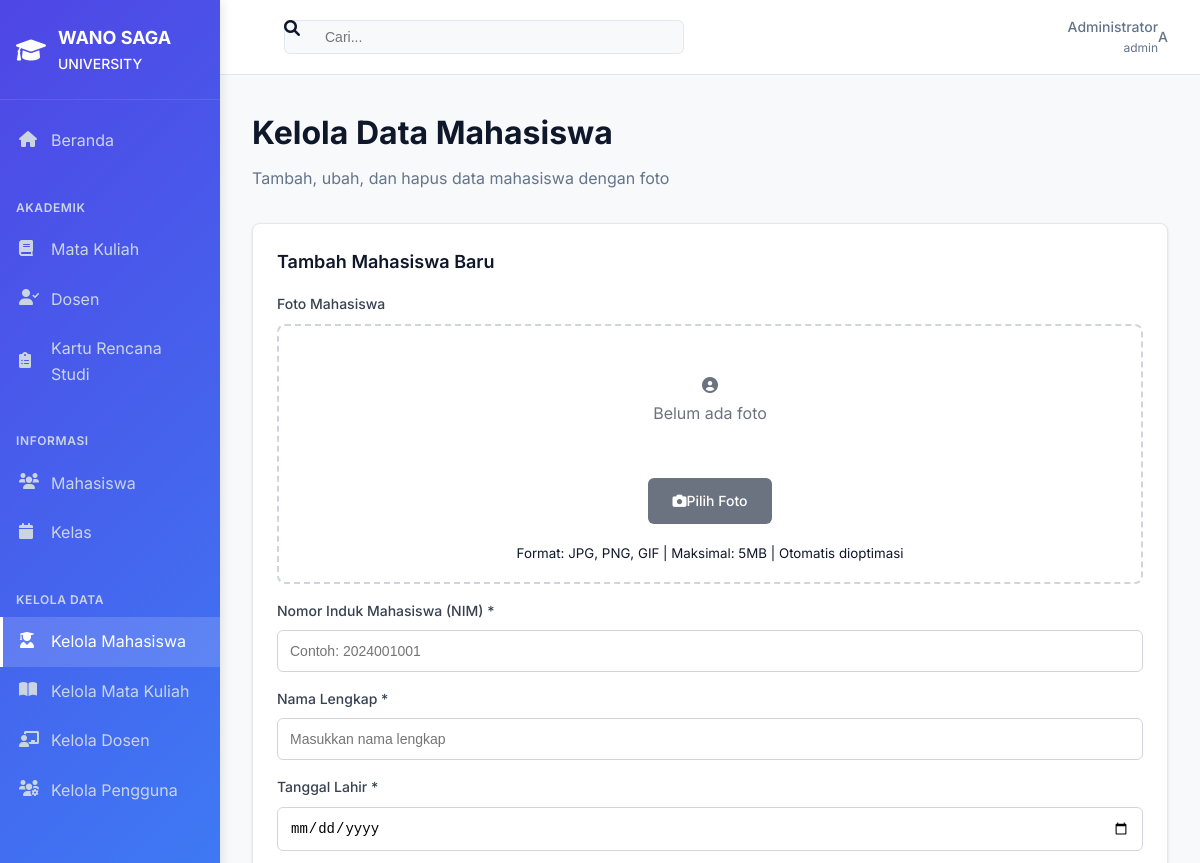
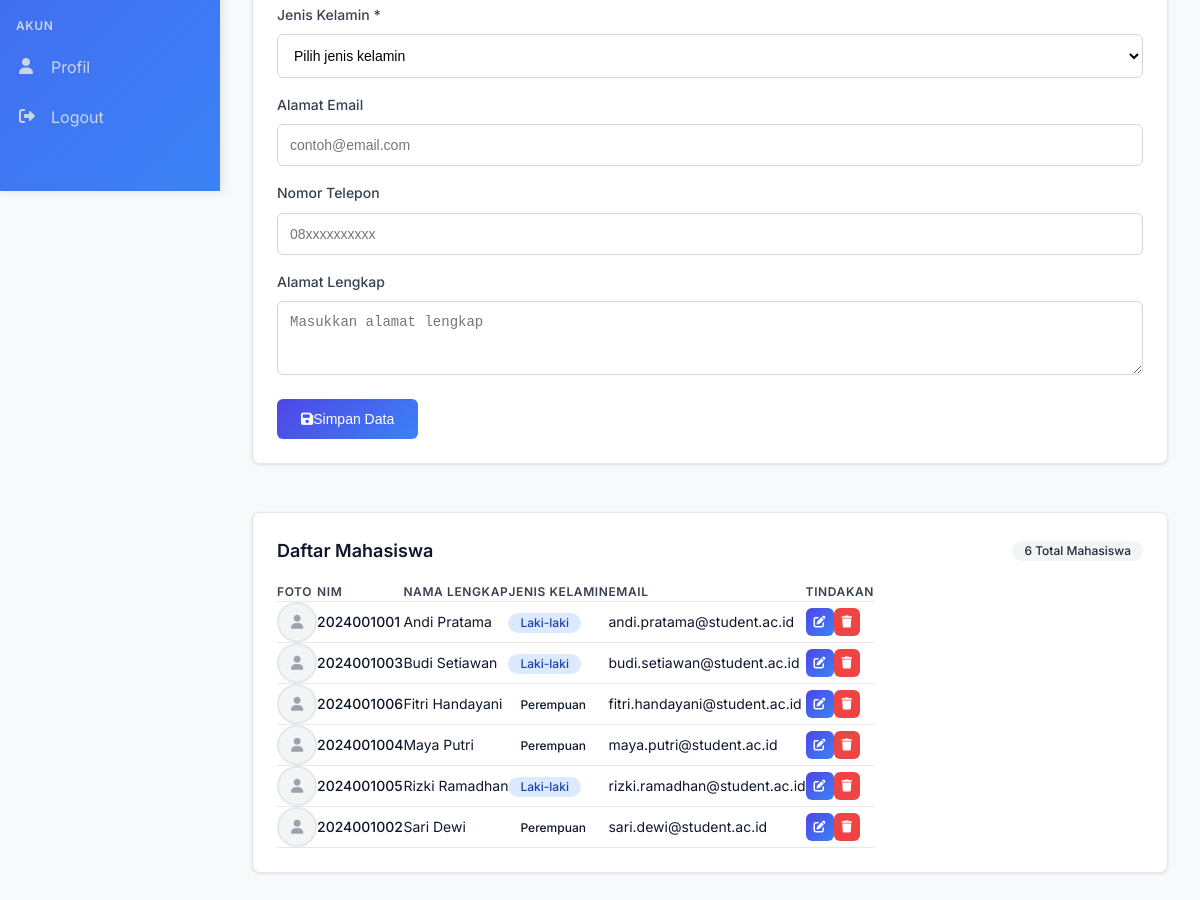
The app's page /manage_students.php (signed in) with its own data (2 pictures, top to bottom).
### tables this page shows
CREATE TABLE IF NOT EXISTS mahasiswa (
    id_mahasiswa INT(11) AUTO_INCREMENT PRIMARY KEY,
    nim VARCHAR(20) UNIQUE NOT NULL,
    nama VARCHAR(100) NOT NULL,
    tanggal_lahir DATE NOT NULL,
    jenis_kelamin ENUM('L', 'P') NOT NULL,
    alamat VARCHAR(255),
    nomor_telepon VARCHAR(15),
    email VARCHAR(100) UNIQUE,
    foto VARCHAR(255),
    created_at TIMESTAMP DEFAULT CURRENT_TIMESTAMP,
    updated_at TIMESTAMP DEFAULT CURRENT_TIMESTAMP ON UPDATE CURRENT_TIMESTAMP
);

### includes/functions.php (called while the page is built, shortened)
<?php
require_once 'config/database.php';
class KRSSystem {
    private $conn;
    public function __construct() {
        $this->db = new Database();
        $this->conn = $this->db->getConnection();
    }
    public function getStudents() {
        try {
            $query = "SELECT * FROM mahasiswa ORDER BY nama ASC";
            $stmt = $this->conn->prepare($query);
            $stmt->execute();
            $result = $stmt->fetchAll(PDO::FETCH_ASSOC);
            return $result ?: DemoData::getStudents();
        } catch(PDOException $e) {
            error_log("Database error in getStudents: " . $e->getMessage());
            return DemoData::getStudents();
        }
    }
    public function isDatabaseConnected() {
        return $this->conn !== null;
    }
}
?>

### config/database.php (called while the page is built, shortened)
<?php
class Database {
    private $host = 'localhost';
    private $db_name = 'krs_system';
    private $username = 'root';
    private $password = '';
    public function getConnection() {
        $this->conn = null;
        try {
            $this->conn = new PDO("mysql:host=" . $this->host . ";dbname=" . $this->db_name,
                                $this->username, $this->password);
            $this->conn->exec("set names utf8");
            $this->conn->setAttribute(PDO::ATTR_ERRMODE, PDO::ERRMODE_EXCEPTION);
        } catch(PDOException $exception) {
            return null;
        }
        return $this->conn;
    }
}
?>

### manage_students.php (the view, shortened to what this page needs)
<?php
require_once 'includes/functions.php';
$krsSystem = new KRSSystem();
$photoUpload = new PhotoUpload();
$students = $krsSystem->getStudents();
$editStudent = null;
include 'includes/header.php';
?>
<div class="sky-fade-in">
    <div class="sky-page-header">
        <h1 class="sky-page-title">Kelola Data Mahasiswa</h1>
        <p class="sky-page-subtitle">Tambah, ubah, dan hapus data mahasiswa dengan foto</p>
    </div>
    <div class="grid grid-cols-1 lg:grid-cols-3 gap-6">
        <div class="lg:col-span-1">
            <div class="sky-card">
                <h3 class="text-lg font-semibold mb-4">
                    <?php echo $editStudent ? 'Ubah Data Mahasiswa' : 'Tambah Mahasiswa Baru'; ?>
                </h3>
                <form method="POST" enctype="multipart/form-data" class="space-y-4" id="studentForm">
                    <div class="form-group">
                        <label class="form-label">Foto Mahasiswa</label>
                        <div class="photo-upload-container">
                            <div class="photo-preview" id="photoPreview">
                                <?php if ($editStudent && !empty($editStudent['foto'])): ?>
                                    <?php $photoInfo = $photoUpload->getPhotoInfo($editStudent['foto']); ?>
                                    <?php if ($photoInfo && $photoInfo['exists']): ?>
                                        <img src="<?php echo $photoInfo['url']; ?>" alt="Foto Mahasiswa" class="preview-image">
                                        <div class="photo-info">
                                            <small class="text-gray-500">
                                                Ukuran: <?php echo number_format($photoInfo['size'] / 1024, 1); ?> KB
                                            </small>
                                        </div>
                                    <?php else: ?>
                                        <div class="no-photo">
                                            <i class="fas fa-user-circle text-4xl text-gray-300"></i>
                                            <span class="text-gray-500">Tidak ada foto</span>
                                        </div>
                                    <?php endif; ?>
                                <?php else: ?>
                                    <div class="no-photo">
                                        <i class="fas fa-user-circle text-4xl text-gray-300"></i>
                                        <span class="text-gray-500">Belum ada foto</span>
                                    </div>
                                <?php endif; ?>
                            </div>
                            <div class="photo-upload-controls">
                                <label for="fotoInput" class="btn-secondary cursor-pointer">
                                    <i class="fas fa-camera mr-2"></i>
                                    Pilih Foto
                                </label>
                            </div>
                            <div class="upload-info">
                                <small class="text-gray-500">
                                    Format: JPG, PNG, GIF | Maksimal: 5MB | Otomatis dioptimasi
                                </small>
                            </div>
                        </div>
                    </div>
                    <div class="form-group">
                        <label class="form-label">Nomor Induk Mahasiswa (NIM) *</label>
                        <input type="text" name="nim" class="form-input"
                               value="<?php echo $editStudent ? htmlspecialchars($editStudent['nim']) : ''; ?>"
                               required placeholder="Contoh: 2024001001">
                    </div>
                    <div class="form-group">
                        <label class="form-label">Nama Lengkap *</label>
                        <input type="text" name="nama" class="form-input"
                               value="<?php echo $editStudent ? htmlspecialchars($editStudent['nama']) : ''; ?>"
                               required placeholder="Masukkan nama lengkap">
                    </div>
                    <div class="form-group">
                        <label class="form-label">Tanggal Lahir *</label>
                        <input type="date" name="tanggal_lahir" class="form-input"
                               value="<?php echo $editStudent ? $editStudent['tanggal_lahir'] : ''; ?>" required>
                    </div>
                    <div class="form-group">
                        <label class="form-label">Jenis Kelamin *</label>
                        <select name="jenis_kelamin" class="form-select" required>
                            <option value="">Pilih jenis kelamin</option>
                        </select>
                    </div>
                    <div class="form-group">
                        <label class="form-label">Alamat Email</label>
                        <input type="email" name="email" class="form-input"
                               value="<?php echo $editStudent ? htmlspecialchars($editStudent['email']) : ''; ?>"
                               placeholder="contoh@email.com">
                    </div>
                    <div class="form-group">
                        <label class="form-label">Nomor Telepon</label>
                        <input type="text" name="nomor_telepon" class="form-input"
                               value="<?php echo $editStudent ? htmlspecialchars($editStudent['nomor_telepon']) : ''; ?>"
                               placeholder="08xxxxxxxxxx">
                    </div>
                    <div class="form-group">
                        <label class="form-label">Alamat Lengkap</label>
                        <textarea name="alamat" class="form-input" rows="3"
                                  placeholder="Masukkan alamat lengkap"><?php echo $editStudent ? htmlspecialchars($editStudent['alamat']) : ''; ?></textarea>
                    </div>
                    <div class="flex gap-2">
                        <button type="submit" class="btn-primary flex-1" id="submitBtn">
                            <i class="fas fa-save mr-2"></i>
                            <?php echo $editStudent ? 'Perbarui Data' : 'Simpan Data'; ?>
                        </button>
                    </div>
                </form>
            </div>
        </div>
        <div class="lg:col-span-2">
            <div class="sky-card">
                <div class="flex justify-between items-center mb-4">
                    <h3 class="text-lg font-semibold">Daftar Mahasiswa</h3>
                    <span class="badge bg-gray-100 text-gray-800"><?php echo count($students); ?> Total Mahasiswa</span>
                </div>
                <div class="overflow-x-auto">
                    <table class="w-full text-sm">
                        <thead>
                            <tr class="border-b bg-gray-50">
                                <th class="text-left p-3">Foto</th>
                                <th class="text-left p-3">NIM</th>
                                <th class="text-left p-3">Nama Lengkap</th>
                                <th class="text-left p-3">Jenis Kelamin</th>
                                <th class="text-left p-3">Email</th>
                                <th class="text-center p-3">Tindakan</th>
                            </tr>
                        </thead>
                        <tbody>
                            <?php foreach ($students as $student): ?>
                            <tr class="border-b hover:bg-gray-50">
                                <td class="p-3">
                                    <div class="student-photo-thumb">
                                        <?php if (!empty($student['foto'])): ?>
                                            <?php $photoInfo = $photoUpload->getPhotoInfo($student['foto']); ?>
                                            <?php if ($photoInfo && $photoInfo['exists']): ?>
                                                <img src="<?php echo $photoInfo['url']; ?>" alt="Foto <?php echo htmlspecialchars($student['nama']); ?>" class="photo-thumbnail">
                                            <?php else: ?>
                                                <div class="photo-placeholder">
                                                    <i class="fas fa-user"></i>
                                                </div>
                                            <?php endif; ?>
                                        <?php else: ?>
                                            <div class="photo-placeholder">
                                                <i class="fas fa-user"></i>
                                            </div>
                                        <?php endif; ?>
                                    </div>
                                </td>
                                <td class="p-3 font-medium"><?php echo htmlspecialchars($student['nim']); ?></td>
                                <td class="p-3"><?php echo htmlspecialchars($student['nama']); ?></td>
                                <td class="p-3">
                                    <span class="badge <?php echo $student['jenis_kelamin'] === 'L' ? 'bg-blue-100 text-blue-800' : 'bg-pink-100 text-pink-800'; ?>">
                                        <?php echo $student['jenis_kelamin'] === 'L' ? 'Laki-laki' : 'Perempuan'; ?>
                                    </span>
                                </td>
                                <td class="p-3"><?php echo htmlspecialchars($student['email'] ?? '-'); ?></td>
                                <td class="p-3 text-center">
                                    <div class="flex justify-center gap-2">
                                        <a href="?edit=<?php echo $student['id_mahasiswa']; ?>"
                                           class="btn-sm btn-primary" title="Ubah Data">
                                            <i class="fas fa-edit"></i>
                                        </a>
                                        <?php if ($krsSystem->isDatabaseConnected()): ?>
                                        <form method="POST" class="inline"
                                              onsubmit="return confirm('Apakah Anda yakin ingin menghapus data mahasiswa ini? Foto juga akan dihapus.')">
                                            <button type="submit" class="btn-sm btn-danger" title="Hapus Data">
                                                <i class="fas fa-trash"></i>
                                            </button>
                                        </form>
                                        <?php endif; ?>
                                    </div>
                                </td>
                            </tr>
                            <?php endforeach; ?>
                        </tbody>
                    </table>
                </div>
            </div>
        </div>
    </div>
</div>
<link rel="stylesheet" href="assets/css/forms.css">
<?php include 'includes/footer.php'; ?>

### records on screen
mahasiswa: nim "2024001001", nama "Andi Pratama", jenis_kelamin "Laki-laki", email "andi.pratama@student.ac.id"
mahasiswa: nim "2024001003", nama "Budi Setiawan", jenis_kelamin "Laki-laki", email "budi.setiawan@student.ac.id"
mahasiswa: nim "2024001006", nama "Fitri Handayani", jenis_kelamin "Perempuan", email "fitri.handayani@student.ac.id"
mahasiswa: nim "2024001004", nama "Maya Putri", jenis_kelamin "Perempuan", email "maya.putri@student.ac.id"
mahasiswa: nim "2024001005", nama "Rizki Ramadhan", jenis_kelamin "Laki-laki", email "rizki.ramadhan@student.ac.id"
mahasiswa: nim "2024001002", nama "Sari Dewi", jenis_kelamin "Perempuan", email "sari.dewi@student.ac.id"

### other values on screen
$currentUser['full_name'] "Administrator"
$currentUser['role'] "admin"
substr($currentUser['full_name'], 0, 1) "A"
count($students) "6"
